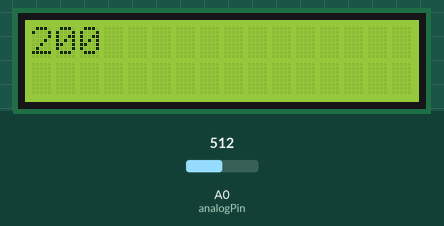
The sketch below on a simulated Arduino Uno, built with avr-gcc and run on an emulated ATmega328P. On the bench: 16×2 character LCD. The test bench sets the inputs (shaded band); at power-on: A0 (analogPin) = 512. What the sketch prints to the serial monitor is not drawn.

Above: at 1.2 s.
1.3 s: A0 (analogPin) set to 90
At 2.3 s:
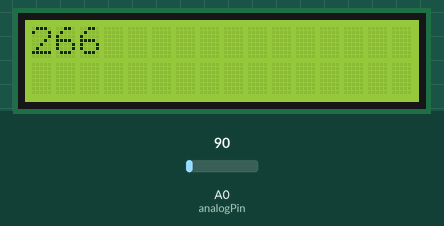
2.8 s: A0 (analogPin) set to 110
At 2.95 s:
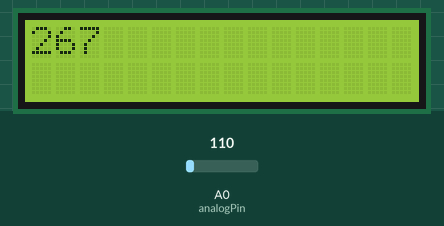
4.3 s: A0 (analogPin) set to 40
At 5.2 s:
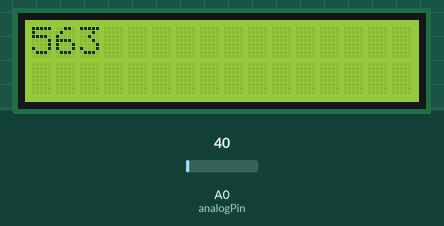
Timing chart, 0 to 7.3 s (numbered marks = the images above; inputs shaded):
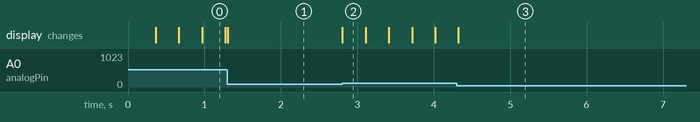

The sketch:

cycleCountTS6revB.ino
```cpp
#include <Wire.h>
#include <LCD_I2C.h>

LCD_I2C lcd(0x27, 16, 2);

int analogPin = 0;
int val = 0;
int cycleCount = 0;
//int cycleCountTeef = 50;

void setup() {
  // put your setup code here, to run once:
  // initialize digital pin TDCprobeA as an input.
  //const int tdcProbeA = A1;
  //Serial.begin(9600);

  Serial.begin(9600);
  lcd.begin();
  lcd.backlight();
}

void loop() {
val = analogRead(analogPin); // read the input pin
//Serial.println(val); // display value in ser mon

if (val > 100){
  delay (1);
  if (val < 50);{

    cycleCount ++;
    }

  Serial.println(cycleCount);
  lcd.setCursor(0,0);
  lcd.print(cycleCount);
  }
}
```

Measured:
- after the input at 2.8 s, the display: changes at once (image 2)
